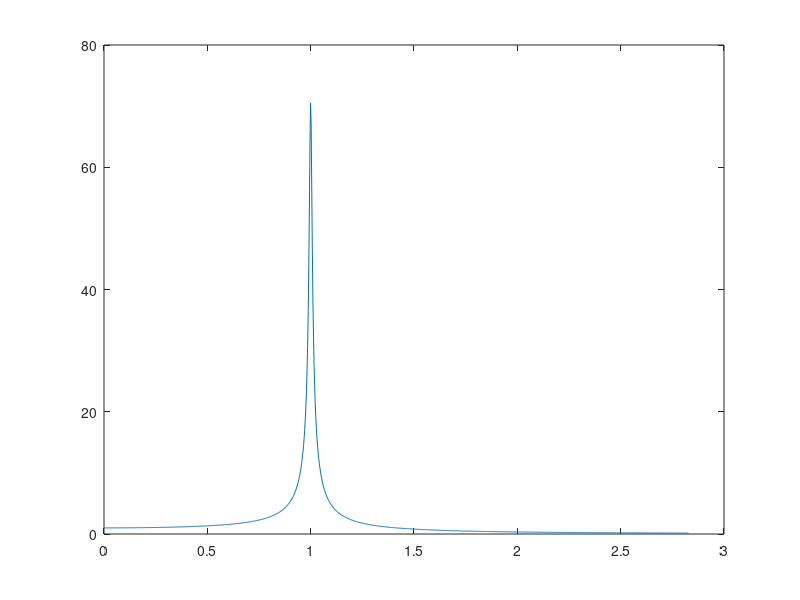

This chart was generated by the following MATLAB code: (Note: this script raises an error after producing the figure.)
%% UNP-homework-I

%%
clear all;
close all;
clc;
format long

%time range
t0=0;
T=400;

%parameters of the mechanical system
m=2;
k=0.2;
s=100;
f0=60;
w=10;
warr=linspace(0,20,1000);
lambda=warr/sqrt(s/m);
D=k/(2*sqrt(s/m)*m);
N=(sqrt((1-lambda.^2).^2+4*D^2*lambda.^2)).^(-1);
plot(lambda,N);


%%
%initial conditions
c1=2;
c2=2;

%timestep
%h=0.005;
%N=(T-t0)/h;
N=5000;

%forced vibration
fvbrRK4(T,N,m,k,s,f0,w,c1,c2)
